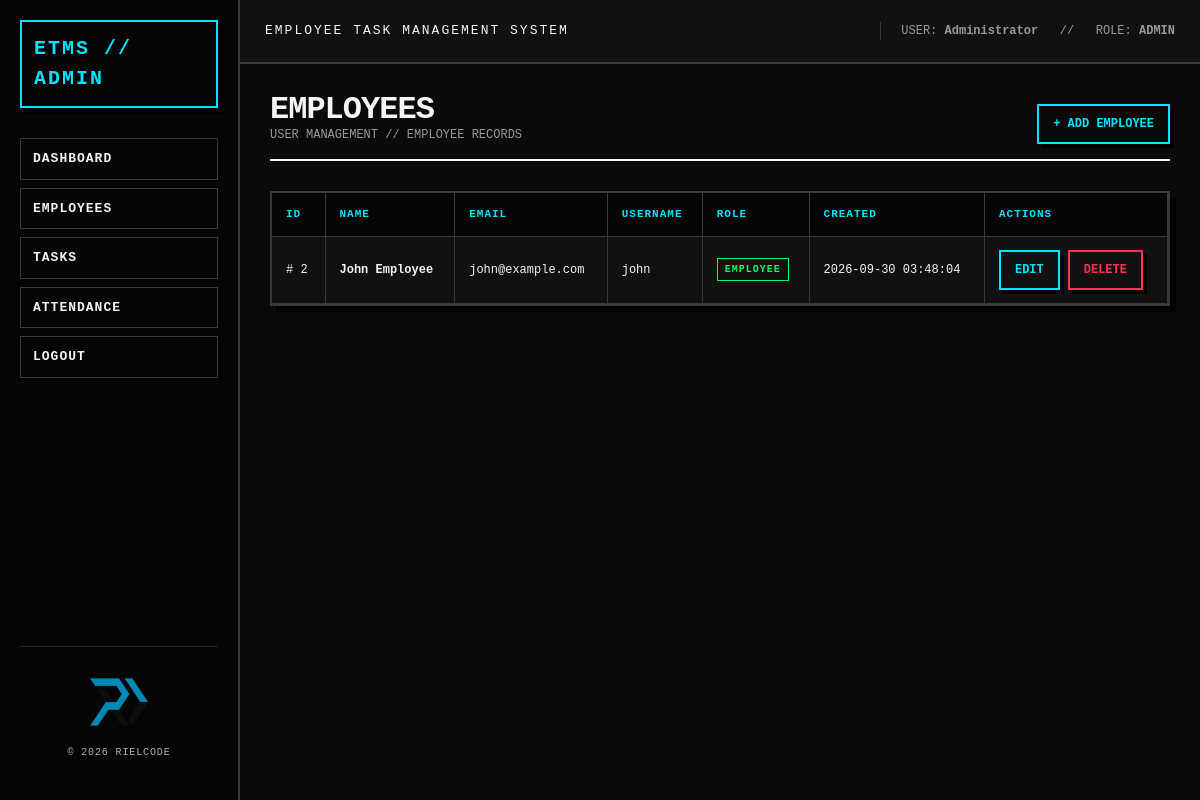
Page /admin/employees/index.php (signed in) on the committed database.
### tables this page shows
CREATE TABLE users (

    id INT AUTO_INCREMENT,

    name VARCHAR(100) NOT NULL,

    email VARCHAR(150) NOT NULL UNIQUE,

    username VARCHAR(50) NOT NULL UNIQUE,

    password VARCHAR(255) NOT NULL,

    role ENUM('admin', 'employee')
        NOT NULL DEFAULT 'employee',

    createdAt TIMESTAMP
        DEFAULT CURRENT_TIMESTAMP,

    updatedAt TIMESTAMP
        DEFAULT CURRENT_TIMESTAMP
        ON UPDATE CURRENT_TIMESTAMP,

    PRIMARY KEY (id)

);

### admin/employees/index.php (the view, shortened to what this page needs)
<?php
require_once "../../config/database.php";
$sql = "
    SELECT id, name, email, username, role, createdAt
    from users where role = 'employee'
    order by id DESC
";
$result = mysqli_query($conn, $sql);
?>
<!DOCTYPE html>
<html lang="en">
<head>
    <link
        rel="stylesheet"
        href="/ETMS/assets/css/style.css"
    >
</head>
<body>
<div class="app">
    <?php
    require_once "../../includes/admin_sidebar.php";
    ?>
    <div class="main">
        <?php
        require_once "../../includes/topbar.php";
        ?>
        <main class="content">
            <div class="page-header">
                <div>
                    <h1>
                        Employees
                    </h1>
                    <p>
                        USER MANAGEMENT // EMPLOYEE RECORDS
                    </p>
                </div>
                <a
                    class="btn btn-primary"
                    href="create.php"
                >
                    + Add Employee
                </a>
            </div>
            <div class="table-container">
                <table>
                    <thead>
                        <tr>
                            <th>ID</th>
                            <th>Name</th>
                            <th>Email</th>
                            <th>Username</th>
                            <th>Role</th>
                            <th>Created</th>
                            <th>Actions</th>
                        </tr>
                    </thead>
                    <tbody>
                    <?php
                    if (mysqli_num_rows($result) === 0):
                    ?>
                        <tr>
                            <td colspan="7">
                                <div class="empty-state">
                                    No employees found.
                                </div>
                            </td>
                        </tr>
                    <?php
                    else:
                    ?>
                        <?php
                        while (
                            $employee =
                            mysqli_fetch_assoc($result)
                        ):
                        ?>
                            <tr>
                                <td>
                                    #
                                    <?php
                                    echo $employee["id"];
                                    ?>
                                </td>
                                <td>
                                    <strong>
                                        <?php
                                        echo htmlspecialchars(
                                            $employee["name"]
                                        );
                                        ?>
                                    </strong>
                                </td>
                                <td>
                                    <?php
                                    echo htmlspecialchars(
                                        $employee["email"]
                                    );
                                    ?>
                                </td>
                                <td>
                                    <?php
                                    echo htmlspecialchars(
                                        $employee["username"]
                                    );
                                    ?>
                                </td>
                                <td>
                                    <span class="badge badge-completed">
                                        EMPLOYEE
                                    </span>
                                </td>
                                <td>
                                    <?php
                                    echo htmlspecialchars(
                                        $employee["createdAt"]
                                    );
                                    ?>
                                </td>
                                <td>
                                    <div class="actions">
                                        <a
                                            class="btn btn-primary"
                                            href="edit.php?id=<?php
                                                echo $employee["id"];
                                            ?>"
                                        >
                                            Edit
                                        </a>
                                        <a
                                            class="btn btn-danger"
                                            href="delete.php?id=<?php
                                                echo $employee["id"];
                                            ?>"
                                        >
                                            Delete
                                        </a>
                                    </div>
                                </td>
                            </tr>
                        <?php
                        endwhile;
                        ?>
                    <?php
                    endif;
                    ?>
                    </tbody>
                </table>
            </div>
        </main>
    </div>
</div>
</body>
</html>

### assets/css/style.css (style rules this page uses)
:root { --bg: #0a0a0a; --surface: #111111; --surface-2: #181818; --text: #f5f5f5; --muted: #999999; --line: #3a3a3a; --line-strong: #666666; --accent: #00e5ff; --success: #00ff66; --warning: #ffcc00; --danger: #ff3355; --shadow: 6px 6px 0 #000; --radius: 0; --sidebar-width: 240px; }
* { box-sizing: border-box; margin: 0; padding: 0; }
html { background: var(--bg); }
body { font-family: "Courier New", Courier, monospace; background: var(--bg); color: var(--text); line-height: 1.5; }
a { color: var(--accent); text-decoration: none; }
.app { min-height: 100vh; display: flex; background: var(--bg); }
.main { flex: 1; min-width: 0; }
.content { padding: 30px; max-width: 1600px; margin: 0 auto; }
.page-header { display: flex; justify-content: space-between; align-items: flex-end; gap: 20px; margin-bottom: 30px; border-bottom: 2px solid var(--text); padding-bottom: 15px; }
.page-header h1 { font-size: 32px; line-height: 1; text-transform: uppercase; letter-spacing: -1px; }
.page-header p { color: var(--muted); font-size: 12px; }
.btn { display: inline-block; border: 2px solid var(--text); background: transparent; color: var(--text); padding: 9px 14px; font-family: inherit; font-size: 12px; font-weight: bold; text-transform: uppercase; cursor: pointer; box-shadow: 4px 4px 0 #000; transition: none; }
.btn-primary { border-color: var(--accent); color: var(--accent); }
.btn-danger { border-color: var(--danger); color: var(--danger); }
.table-container { width: 100%; overflow-x: auto; border: 2px solid var(--line); background: var(--surface); box-shadow: var(--shadow); }
table { width: 100%; border-collapse: collapse; min-width: 850px; }
th, td { padding: 13px 14px; border-right: 1px solid var(--line); border-bottom: 1px solid var(--line); text-align: left; font-size: 12px; }
th { background: #050505; color: var(--accent); text-transform: uppercase; letter-spacing: 1px; font-size: 11px; }
.badge { display: inline-block; padding: 3px 7px; border: 1px solid currentColor; font-size: 10px; font-weight: bold; text-transform: uppercase; letter-spacing: 1px; }
.badge-completed { color: var(--success); }
.actions { display: flex; flex-wrap: wrap; gap: 8px; }

### rows in the picture
users: id "2", name "John Employee", email "john@example.com", username "john", createdAt "2026-09-30 03:48:04"

### other values in the picture
$_SESSION["name"] "Administrator"
$_SESSION["role"] "ADMIN"
